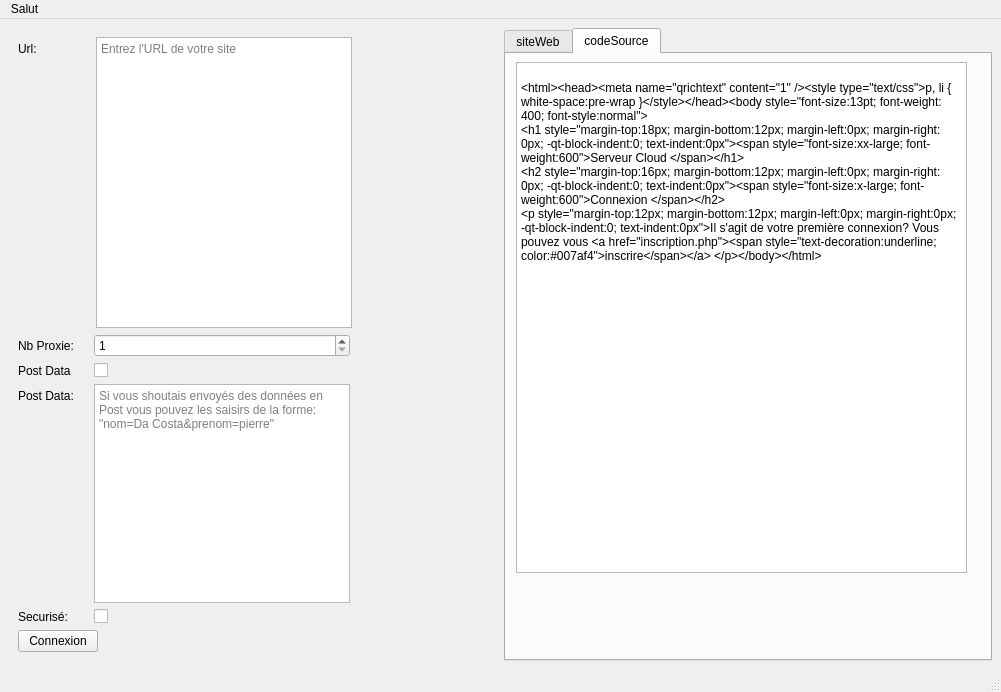
<?xml version="1.0" encoding="UTF-8"?>
<ui version="4.0">
 <class>MainWindow</class>
 <widget class="QMainWindow" name="MainWindow">
  <property name="windowModality">
   <enum>Qt::NonModal</enum>
  </property>
  <property name="enabled">
   <bool>true</bool>
  </property>
  <property name="geometry">
   <rect>
    <x>0</x>
    <y>0</y>
    <width>1001</width>
    <height>692</height>
   </rect>
  </property>
  <property name="minimumSize">
   <size>
    <width>830</width>
    <height>610</height>
   </size>
  </property>
  <property name="maximumSize">
   <size>
    <width>5000</width>
    <height>5000</height>
   </size>
  </property>
  <property name="windowTitle">
   <string>MainWindow</string>
  </property>
  <widget class="QWidget" name="centralwidget">
   <layout class="QHBoxLayout" name="horizontalLayout">
    <item>
     <widget class="QWidget" name="widget_2" native="true">
      <layout class="QFormLayout" name="formLayout_2">
       <item row="1" column="0">
        <layout class="QFormLayout" name="formLayout_3">
         <item row="0" column="0">
          <widget class="QLabel" name="nbProxieLabel_3">
           <property name="text">
            <string>Nb Proxie:   </string>
           </property>
          </widget>
         </item>
         <item row="0" column="1">
          <widget class="QSpinBox" name="nbProxie">
           <property name="minimum">
            <number>1</number>
           </property>
           <property name="maximum">
            <number>6</number>
           </property>
           <property name="singleStep">
            <number>2</number>
           </property>
          </widget>
         </item>
         <item row="1" column="0">
          <widget class="QLabel" name="postDataLabel">
           <property name="text">
            <string>Post Data</string>
           </property>
          </widget>
         </item>
         <item row="1" column="1">
          <widget class="QCheckBox" name="postDataCheckBox"/>
         </item>
         <item row="2" column="0">
          <widget class="QLabel" name="PostData">
           <property name="text">
            <string>Post Data:    </string>
           </property>
          </widget>
         </item>
         <item row="2" column="1">
          <widget class="QTextEdit" name="postData">
           <property name="inputMethodHints">
            <set>Qt::ImhMultiLine</set>
           </property>
           <property name="placeholderText">
            <string>Si vous shoutais envoyés des données en Post vous pouvez les saisirs de la forme:               &quot;nom=Da Costa&amp;prenom=pierre&quot;</string>
           </property>
          </widget>
         </item>
         <item row="3" column="0">
          <widget class="QLabel" name="securisLabe">
           <property name="text">
            <string>Securisé:</string>
           </property>
          </widget>
         </item>
         <item row="3" column="1">
          <widget class="QCheckBox" name="secur"/>
         </item>
        </layout>
       </item>
       <item row="0" column="0">
        <layout class="QFormLayout" name="formLayout">
         <item row="0" column="0">
          <widget class="QLabel" name="urlLabel">
           <property name="text">
            <string>Url:                </string>
           </property>
          </widget>
         </item>
         <item row="0" column="1">
          <widget class="QTextEdit" name="urlSite">
           <property name="placeholderText">
            <string>Entrez l'URL de votre site</string>
           </property>
          </widget>
         </item>
        </layout>
       </item>
       <item row="2" column="0">
        <widget class="QPushButton" name="connexion">
         <property name="cursor">
          <cursorShape>PointingHandCursor</cursorShape>
         </property>
         <property name="text">
          <string>Connexion</string>
         </property>
         <property name="checkable">
          <bool>true</bool>
         </property>
        </widget>
       </item>
      </layout>
     </widget>
    </item>
    <item>
     <widget class="QTabWidget" name="tabWidget_2">
      <property name="autoFillBackground">
       <bool>true</bool>
      </property>
      <property name="currentIndex">
       <number>1</number>
      </property>
      <widget class="QWidget" name="siteWeb_2">
       <attribute name="title">
        <string>siteWeb</string>
       </attribute>
       <widget class="QWidget" name="verticalLayoutWidget_3">
        <property name="geometry">
         <rect>
          <x>10</x>
          <y>10</y>
          <width>461</width>
          <height>501</height>
         </rect>
        </property>
        <layout class="QVBoxLayout" name="verticalLayout_3">
         <item>
          <widget class="QTextBrowser" name="codeSite">
           <property name="html">
            <string>&lt;!DOCTYPE HTML PUBLIC &quot;-//W3C//DTD HTML 4.0//EN&quot; &quot;http://www.w3.org/TR/REC-html40/strict.dtd&quot;&gt;
&lt;html&gt;&lt;head&gt;&lt;meta name=&quot;qrichtext&quot; content=&quot;1&quot; /&gt;&lt;style type=&quot;text/css&quot;&gt;
p, li { white-space: pre-wrap; }
&lt;/style&gt;&lt;/head&gt;&lt;body style=&quot; font-family:'.AppleSystemUIFont'; font-size:13pt; font-weight:400; font-style:normal;&quot;&gt;
&lt;h1 style=&quot; margin-top:18px; margin-bottom:12px; margin-left:0px; margin-right:0px; -qt-block-indent:0; text-indent:0px;&quot;&gt;&lt;span style=&quot; font-size:xx-large; font-weight:600;&quot;&gt;Serveur Cloud &lt;/span&gt;&lt;/h1&gt;
&lt;h2 style=&quot; margin-top:16px; margin-bottom:12px; margin-left:0px; margin-right:0px; -qt-block-indent:0; text-indent:0px;&quot;&gt;&lt;span style=&quot; font-size:x-large; font-weight:600;&quot;&gt;Connexion &lt;/span&gt;&lt;/h2&gt;
&lt;p style=&quot; margin-top:12px; margin-bottom:12px; margin-left:0px; margin-right:0px; -qt-block-indent:0; text-indent:0px;&quot;&gt;Il s'agit de votre première connexion? Vous pouvez vous &lt;a href=&quot;inscription.php&quot;&gt;&lt;span style=&quot; text-decoration: underline; color:#007af4;&quot;&gt;inscrire&lt;/span&gt;&lt;/a&gt; &lt;/p&gt;&lt;/body&gt;&lt;/html&gt;</string>
           </property>
           <property name="openLinks">
            <bool>false</bool>
           </property>
          </widget>
         </item>
        </layout>
       </widget>
       <widget class="QLineEdit" name="searchData">
        <property name="geometry">
         <rect>
          <x>20</x>
          <y>530</y>
          <width>441</width>
          <height>41</height>
         </rect>
        </property>
        <property name="placeholderText">
         <string>Barre de recherche</string>
        </property>
       </widget>
      </widget>
      <widget class="QWidget" name="codeSource_2">
       <property name="cursor">
        <cursorShape>ArrowCursor</cursorShape>
       </property>
       <attribute name="title">
        <string>codeSource</string>
       </attribute>
       <widget class="QPlainTextEdit" name="codeHtml">
        <property name="geometry">
         <rect>
          <x>10</x>
          <y>8</y>
          <width>451</width>
          <height>511</height>
         </rect>
        </property>
        <property name="readOnly">
         <bool>true</bool>
        </property>
        <property name="plainText">
         <string>&lt;!DOCTYPE HTML PUBLIC &quot;-//W3C//DTD HTML 4.0//EN&quot; &quot;http://www.w3.org/TR/REC-html40/strict.dtd&quot;&gt;
&lt;html&gt;&lt;head&gt;&lt;meta name=&quot;qrichtext&quot; content=&quot;1&quot; /&gt;&lt;style type=&quot;text/css&quot;&gt;
p, li { white-space: pre-wrap; }
&lt;/style&gt;&lt;/head&gt;&lt;body style=&quot; font-family:'.AppleSystemUIFont'; font-size:13pt; font-weight:400; font-style:normal;&quot;&gt;
&lt;h1 style=&quot; margin-top:18px; margin-bottom:12px; margin-left:0px; margin-right:0px; -qt-block-indent:0; text-indent:0px;&quot;&gt;&lt;span style=&quot; font-size:xx-large; font-weight:600;&quot;&gt;Serveur Cloud &lt;/span&gt;&lt;/h1&gt;
&lt;h2 style=&quot; margin-top:16px; margin-bottom:12px; margin-left:0px; margin-right:0px; -qt-block-indent:0; text-indent:0px;&quot;&gt;&lt;span style=&quot; font-size:x-large; font-weight:600;&quot;&gt;Connexion &lt;/span&gt;&lt;/h2&gt;
&lt;p style=&quot; margin-top:12px; margin-bottom:12px; margin-left:0px; margin-right:0px; -qt-block-indent:0; text-indent:0px;&quot;&gt;Il s'agit de votre première connexion? Vous pouvez vous &lt;a href=&quot;inscription.php&quot;&gt;&lt;span style=&quot; text-decoration: underline; color:#007af4;&quot;&gt;inscrire&lt;/span&gt;&lt;/a&gt; &lt;/p&gt;&lt;/body&gt;&lt;/html&gt;</string>
        </property>
       </widget>
      </widget>
     </widget>
    </item>
   </layout>
  </widget>
  <widget class="QMenuBar" name="menubar">
   <property name="geometry">
    <rect>
     <x>0</x>
     <y>0</y>
     <width>1001</width>
     <height>22</height>
    </rect>
   </property>
   <widget class="QMenu" name="menuSalut">
    <property name="title">
     <string>Salut</string>
    </property>
    <addaction name="separator"/>
    <addaction name="separator"/>
   </widget>
   <addaction name="menuSalut"/>
  </widget>
  <widget class="QStatusBar" name="statusbar"/>
 </widget>
 <resources/>
 <connections>
  <connection>
   <sender>postDataCheckBox</sender>
   <signal>toggled(bool)</signal>
   <receiver>postData</receiver>
   <slot>setVisible(bool)</slot>
   <hints>
    <hint type="sourcelabel">
     <x>110</x>
     <y>375</y>
    </hint>
    <hint type="destinationlabel">
     <x>173</x>
     <y>397</y>
    </hint>
   </hints>
  </connection>
 </connections>
</ui>
